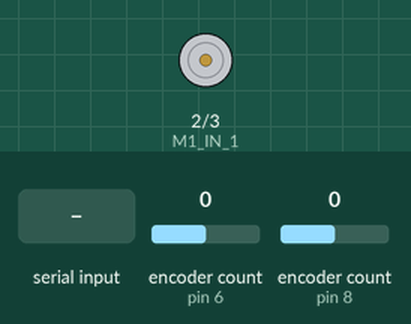
Simulated run of this sketch. Board: Arduino Uno, built with avr-gcc and run on an emulated ATmega328P. Parts: motor-driver pin pairs drawn as motors (green arrow = first pin HIGH = forward, orange = second pin HIGH = backward, longer = more drive). The inputs (shaded band) are chosen by the test bench; at power-on: encoder count (sensors on pin 6, pin 8) 0. What the sketch prints to the serial monitor is not drawn.

Above: at 0.0 s.
At 0.45 s:
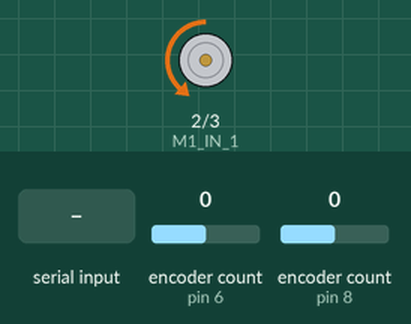
At 1.2 s:
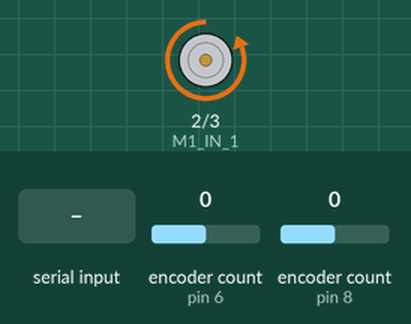
1.3 s: encoder count (sensor on pin 6) set to -1
4.3 s: encoder count (sensor on pin 6) set to 0
7.3 s: "2" received over Serial
10.3 s: "1" received over Serial
Timing chart, 0 to 13.3 s (numbered marks = the images above; inputs shaded):
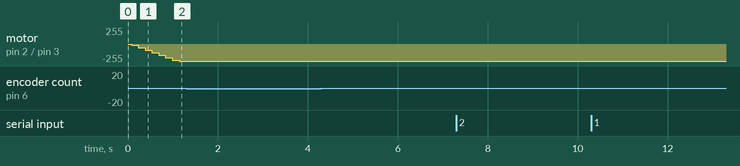

Measured:
- after the input at 1.3 s, every drawn part: stays the same
- after the input at 4.3 s, every drawn part: stays the same
- after the input at 7.3 s, every drawn part: stays the same
- after the input at 10.3 s, every drawn part: stays the same

The sketch:

13_clean_LEVI.ino
```cpp
// ______ LIBRARYS______

//#include <Adafruit_MCP3008.h>
#include <Encoder.h>
#include <PID_v1.h>


// ______ DEFINITIONS ______

/*
Adafruit_MCP3008 adc1;
Adafruit_MCP3008 adc2;
*/


// ______ GLOBAL VARIABLES ______


// MAIN

  float integrated_input = 0 ;
  unsigned int prev_integrated_time = 0 ;


// SPEDOMETER

  int enc_one_diff = 0 ;
  int enc_two_diff = 0 ;
  float wheel_one_speed = 0 ;
  float wheel_two_speed = 0 ;
  float linear_one_diff = 0 ;
  float linear_two_diff = 0 ;
  unsigned int time_diff = 0 ;
  unsigned int spd_chk_prev = 0 ;
  int previous_enc_one_value = 0 ;
  int previous_enc_two_value = 0 ;
  unsigned int previous_speed_time = 0 ;


// PID CONTROLLERS

  double whl_1_vl_Kp = 0.25 ;
  double whl_1_vl_Ki = 0 ;
  double whl_1_vl_Kd = 0 ;

  double whl_1_vl_setpoint = 1 ;
  double whl_1_vl_feedback = 0 ;
  double whl_1_vl_output = 0 ;


// HARDWARE PINS

  /*
  const short RF_CS = A4 ;
  const short ADC_1_CS = A3 ;
  const short ADC_2_CS = A2 ;
  */

  const unsigned short M1_IN_1 = 2 ;
  const unsigned short M1_IN_2 = 3 ;
  const unsigned short M2_IN_1 = 5 ;
  const unsigned short M2_IN_2 = 4 ;

  const unsigned short M1_ENC_A = 6 ;
  const unsigned short M1_ENC_B = 7 ;
  const unsigned short M2_ENC_A = 8 ;
  const unsigned short M2_ENC_B = 9 ;


// _______ OBJECTS _______

Encoder enc1( M1_ENC_A, M1_ENC_B ) ;
Encoder enc2( M2_ENC_A, M2_ENC_B ) ;

PID whl_1_vl_PID( &whl_1_vl_feedback, &whl_1_vl_output, &whl_1_vl_setpoint, whl_1_vl_Kp, whl_1_vl_Ki, whl_1_vl_Kd, DIRECT ) ;


// ______ FUNCTION DECLARATION ______

void printout() ;
void speedometor() ;
void serial_input() ;
void command_motors() ;


// ______ SETUP ______

void setup()
{

  // BEGIN SERIAL
  Serial.begin(9600) ;

  // RADIO?
  /*
  pinMode(RF_CS, OUTPUT);
  digitalWrite(RF_CS, HIGH); // Without this the nRF24 will write to the SPI bus while the ADC's are also talking
  */

  // ADC INITIATION
  /*
  adc1.begin(ADC_1_CS);
  adc2.begin(ADC_2_CS);
  */

  // PID SETTINGS
  whl_1_vl_PID.SetMode( AUTOMATIC ) ;
  whl_1_vl_PID.SetOutputLimits ( -255, 255 ) ;
  whl_1_vl_PID.SetSampleTime( 1 ) ;

} // <-- setup()


// _____________ MAIN _____________                                <---------- M A I N ---------<

void loop()
{


    // CHECK INPUT FROM SERIAL
    serial_input() ;


      // ______ PID CONTROL ______

        // CONTROL LOOP TIMER
        if( ( millis() - prev_integrated_time ) > 60 )
        {
            // INTEGRATE VALUE
            integrated_input = integrated_input + ( millis() - prev_integrated_time ) ;

            // UPDATE TIME STAMP
            prev_integrated_time = millis() ;

            // COPY WHEELSPEED VALUE
            whl_1_vl_setpoint = integrated_input ;

            // GRAB FEEDBACK TICKS
            whl_1_vl_feedback = enc1.read() ;

            // COMPUTE PID OUTPUT
            whl_1_vl_PID.Compute() ;

            // COMMAND MOTORS
            command_motors() ;

        } // <-- if()


    // PRINTOUT
    printout() ;


} // <-- main()                                                     <---------- E N D ---------<


// ___________________________________________ FUNCTION LAND ___________________________________________
// _____________________________________________________________________________________________________


// _________ SERIAL INPUT () _________

void serial_input()
{

    // CHECK FOR SERIAL
    while (Serial.available() > 0)
    {
        // GRAB INCOMING CHARACTERS
        char incomingCharacter = Serial.read() ;

       // PICK ACTION ACORDING TO CHAR
       switch (incomingCharacter)
       {

          // INCREASE Kp
          case '1':
              whl_1_vl_Kp = whl_1_vl_Kp + 0.5 ;
          break;


          // DECREASE Kp
          case '2':
              whl_1_vl_Kp = whl_1_vl_Kp - 0.5 ;
          break;


        } // <-- switch ()

    } // <-- while()

} // <--- serial_input()


// _________ SPEDOMETOR () _________

void speedometor()
{

  // DIFFERENCE IN TIME
  time_diff = micros() - previous_speed_time ;


  // DIFFERENCE IN POSITION
  enc_one_diff = enc1.read() - previous_enc_one_value ;
  enc_two_diff = enc2.read() - previous_enc_two_value ;


  //CONVERT TO CM
  linear_one_diff = (float)enc_one_diff * (float)10 / (float)360 * (float)1000000 ;
  linear_two_diff = (float)enc_two_diff * (float)10 / (float)360 * (float)1000000 ;


  // CALCULATE SPEED
  wheel_one_speed = (float)linear_one_diff / (float)time_diff ;
  wheel_two_speed = (float)linear_two_diff / (float)time_diff * (float)-1;


  // UPDATE ENCODER 'PREVIOUS' VALUES
  previous_enc_one_value = enc1.read() ;
  previous_enc_two_value = enc2.read() ;


  // UPDATE TIMESTAMP
  previous_speed_time = micros() ;


  // UPDATE FUNCTION TIMER TIMESTAMP
  spd_chk_prev = millis() ;


} // <--- spedometor()


// _________ COMMAND MOTORS () _________

void command_motors()
{
    // IF FORWARD
    if ( whl_1_vl_output > 0 )
    {
        analogWrite( M1_IN_1 , 0 ) ;
        analogWrite( M1_IN_2 , whl_1_vl_output ) ;
    }

    // IF REVERSE
    else
    {
        analogWrite( M1_IN_1 , -whl_1_vl_output ) ;
        analogWrite( M1_IN_2 , 0 ) ;
    }

} // <--- command_motors()


// _________ PRINTOUT () _________

void printout()
{

    Serial.println() ;


    // PRINT
    Serial.print( " tick_count: " ) ;
    Serial.print( enc1.read() ) ;


    // PRINT
    Serial.print( "       whl_1_vl_set: " ) ;
    Serial.print( whl_1_vl_setpoint, 3 ) ;


    // PRINT
    Serial.print( "       whl_1_vl_in: " ) ;
    Serial.print( whl_1_vl_feedback, 3 ) ;


    // PRINT
    Serial.print( "       whl_1_vl_out: " ) ;
    Serial.print( whl_1_vl_output, 3 ) ;


    // PRINT
    Serial.print( "       error_vl: " ) ;
    Serial.print( whl_1_vl_setpoint - whl_1_vl_feedback, 3 ) ;


    // PRINT
    Serial.print( "       whl_1_vl Kp: " ) ;
    Serial.print( whl_1_vl_Kp , 3 ) ;


} // <--- printout()
```
